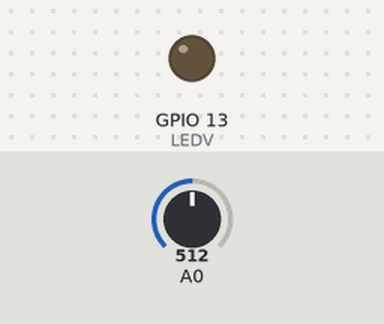
This sketch was run on a simulated ESP8266 (NodeMCU). On the bench: output pins drawn as LEDs (lit = HIGH). The test bench sets the inputs (shaded band); at power-on: A0 = 512. WiFi joins after 1.5 s; servers stay silent unless stated; the Firebase database answers and starts empty; what the sketch prints to the serial monitor is not drawn.

Above: at 7.7 s.
7.8 s: A0 set to 676
9.3 s: A0 set to 695
At 10.6 s:
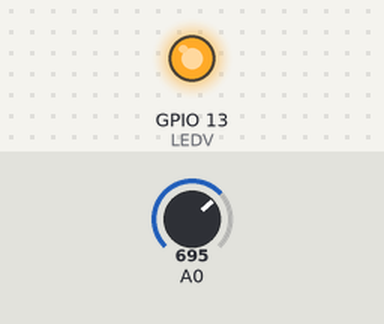
11.7 s: A0 set to 674
At 13.8 s:
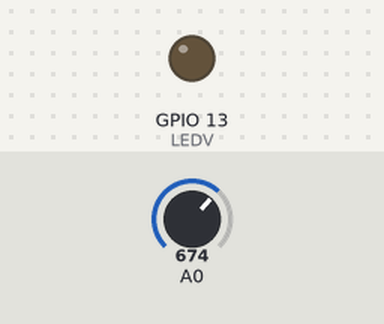
14.3 s: A0 set to 694
At 15.6 s:
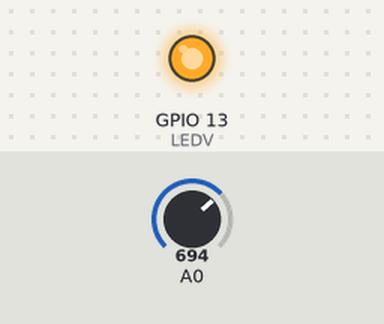
Timing chart, 0 to 17.3 s (numbered marks = the images above; inputs shaded):
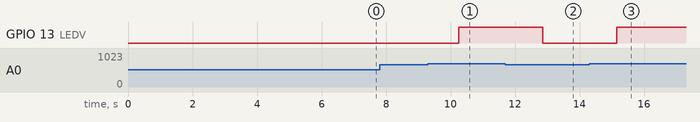

Measured:
- the behaviour switches between 684 and 685 on A0 (found by bisection; images 0 and 1)
- after the input at 7.8 s, every drawn part: stays the same
- after the input at 9.3 s, GPIO 13 (LEDV): LOW → HIGH after 0.95 s
- after the input at 11.7 s, GPIO 13 (LEDV): HIGH → LOW after 1.2 s
- after the input at 14.3 s, GPIO 13 (LEDV): LOW → HIGH after 0.85 s

The sketch:

ESP8266.ino
```cpp
//librerias modulo WiFi Access Point

#include <ESP8266WiFi.h>
#include <WiFiClient.h>
#include "FirebaseESP8266.h"
#include <Wire.h>

#define FIREBASE_HOST "https://aforolocal-15a56-default-rtdb.firebaseio.com"
#define FIREBASE_AUTH "dV8OIvL8A6qjEGlUA6RKTzt7uZeoL4NtpIFCYpIW"


int Contador = 0;
int p = 5;
int LEDV = 13; //D7
boolean inicio=true;

//Definir las credenciales de acceso

const char* ssid = "FIBRAMAX_SUBIA";
const char* password = "samantha2019";

FirebaseData firebaseData;

void setup() {
  Serial.begin(115200);
  pinMode(LEDV,OUTPUT);
  digitalWrite(LEDV,LOW);
  WiFi.begin(ssid, password);
  Serial.println();
  Serial.print("Conectando");

  while(WiFi.status()!=WL_CONNECTED){
    delay(500);
    Serial.print(".");
    }
  Serial.println();
  Serial.println("WiFi conectado");

  Firebase.begin(FIREBASE_HOST, FIREBASE_AUTH);
  Firebase.reconnectWiFi(true);
  delay(5000);
}

void loop() {
  while (inicio){
    Firebase.setInt(firebaseData,"Capacidad/Contador",Contador);
    inicio=false;
    }
  Firebase.getInt(firebaseData,"Capacidad/Contador");
  Contador=firebaseData.intData();
  Serial.println(Contador);
  int valor=analogRead(A0);
  Serial.println(valor);
  if (valor >= 342 and valor <= 684){
    Contador = Contador;
    digitalWrite(LEDV,LOW);

    }
  if (valor>684 and Contador<p ){
    Contador++;
    digitalWrite(LEDV,HIGH);
    Firebase.setInt(firebaseData,"Capacidad/Contador",Contador);
    }
  if (valor<342 and Contador>0){
    Contador--;
    digitalWrite(LEDV,HIGH);
    Firebase.setInt(firebaseData,"Capacidad/Contador",Contador);
    }

  delay(1000);
 }
```
